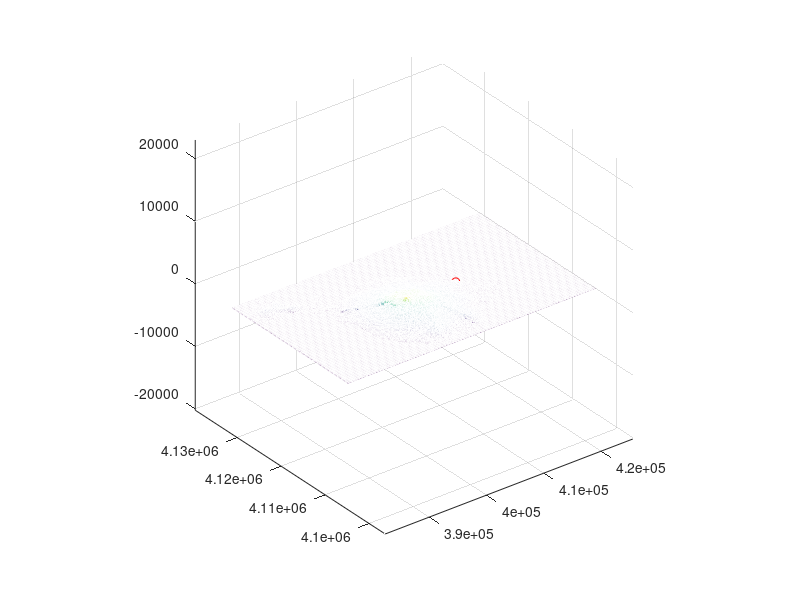

Write MATLAB code to recreate this figure.
z=load('dem.dat');
[n m]=size(z);
eastll=382275;
northll=4104775;
dx=50;

east=(1:m)*dx+eastll;
north=(1:n)*dx+northll;
z=flipdim(z,1);

figure(1)
mesh(east,north,z)
hold on
plot3(411215.7,4117926.3,28.1,'or')
axis('equal')

go=1;

while go
   l=input('Do you want to crop the dem?','s');
   if ~or(l=='y', l=='Y')
      go=0;
   else
      xl=input('Lower Easting-coord  (6 digit coord) ');
	   xu=input('Upper Easting-coord                  ');
   	yl=input('Lower Northing-coord (7 digit coord) ');
      yu=input('Upper Northing-coord                 ');
      [da, xlind]=min(abs(east-xl));
      [da, xuind]=min(abs(east-xu));
      [da, ylind]=min(abs(north-yl));
      [da, yuind]=min(abs(north-yu));
      xnew=east(xlind:xuind);
      ynew=north(ylind:yuind);
      znew=z(ylind:yuind,xlind:xuind);
      clear east north z
      east=xnew;
      north=ynew;
      z=znew;
      figure(1)
      hold off
      mesh(east,north,z);
      hold on
      plot3(411215.7,4117926.3,28.1,'or')
      axis('equal')
   end
end
